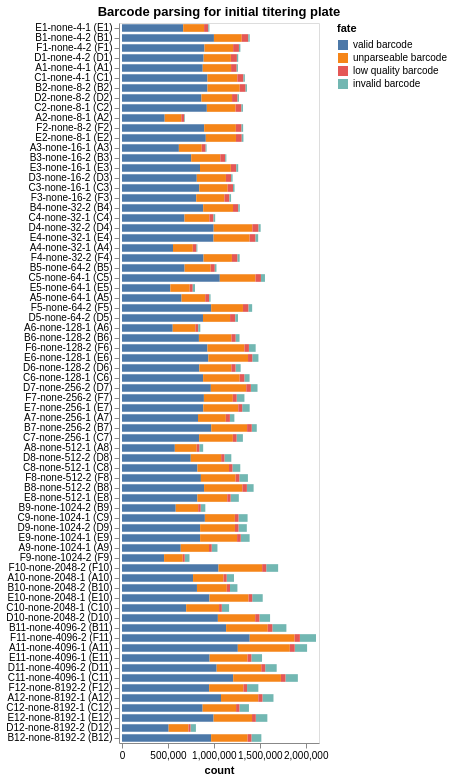

The cell this chart's notebook holds for it:
### Markdown cell above
## Statistics on barcode-parsing for each sample
Make interactive chart of the "fates" of the sequencing reads parsed for each sample on the plate.

If most sequencing reads are not "valid barcodes", this could potentially indicate some problem in the sequencing or barcode set you are parsing.

Potential fates are:
 - *valid barcode*: barcode that matches a known virus or neutralization standard, we hope most reads are this.
 - *invalid barcode*: a barcode with proper flanking sequences, but does not match a known virus or neutralization standard. If you  have a lot of reads of this type, it is probably a good idea to look at the invalid barcode CSVs (in the `./results/barcode_invalid/` subdirectory created by the pipeline) to see what these invalid barcodes are.
 - *unparseable barcode*: could not parse a barcode from this read as there was not a sequence of the correct length with the appropriate flanking sequence.
 - *low quality barcode*: low-quality or `N` nucleotides in barcode, could indicate problem with sequencing.
 - *failed chastity filter*: reads that failed the Illumina chastity filter, if these are reported in the FASTQ (they may not be).

Also, if the number of reads per sample is very uneven, that could indicate that you did not do a good job of balancing the different samples in the Illumina sequencing.

### Code cell
fates = (
    pd.concat([
        pd.read_csv(f).assign(well=os.path.basename(f).replace('_fates.csv', '')) 
        for f, s in zip(fate_csvs, samples)
    ])
    .merge(samples_df, validate="many_to_one", on="well")
    .assign(
        fate_counts=lambda x: x.groupby("fate")["count"].transform("sum"),
        sample_well=lambda x: x["sample"] + " (" + x["well"] + ")",
    )
    .query("fate_counts > 0")[  # only keep fates with at least one count
        ["fate", "count", "well", "sample_well", "dilution_factor"]
    ]
)

assert len(fates) == len(fates.drop_duplicates())


sample_wells = list(
    fates.sort_values(["dilution_factor"])["sample_well"]
)



fates_chart = (
    alt.Chart(fates)
    .encode(
        alt.X("count", scale=alt.Scale(nice=False, padding=3)),
        alt.Y(
            "sample_well",
            title=None,
            sort=sample_wells,
        ),
        alt.Color("fate", sort=sorted(fates["fate"].unique(), reverse=True)),
        alt.Order("fate", sort="descending"),
        tooltip=fates.columns.tolist(),
    )
    .mark_bar(height={"band": 0.85})
    .properties(
        height=alt.Step(10),
        width=200,
        title=f"Barcode parsing for initial titering plate",
    )
    .configure_axis(grid=False)
)

fates_chart

### Figure 1 — Vega-Lite specification as saved in the notebook (floating-point values rounded to 4 significant figures; data arrays with more than 128 entries replaced by an {"elided": "..."} marker saying what was removed)
{"config": {"view": {"continuousWidth": 300, "continuousHeight": 300}, "axis": {"grid": false}}, "data": {"name": "data-454d4f2a816a8bf39bb4135ac3687c84"}, "mark": {"type": "bar", "height": {"band": 0.85}}, "encoding": {"color": {"field": "fate", "sort": ["valid barcode", "unparseable barcode", "low quality barcode", "invalid barcode"], "type": "nominal"}, "order": {"field": "fate", "sort": "descending", "type": "nominal"}, "tooltip": [{"field": "fate", "type": "nominal"}, {"field": "count", "type": "quantitative"}, {"field": "well", "type": "nominal"}, {"field": "sample_well", "type": "nominal"}, {"field": "dilution_factor", "type": "quantitative"}], "x": {"field": "count", "scale": {"nice": false, "padding": 3}, "type": "quantitative"}, "y": {"field": "sample_well", "sort": {"elided": "288 str values"}, "title": null, "type": "nominal"}}, "height": {"step": 10}, "title": "Barcode parsing for initial titering plate", "width": 200, "$schema": "https://vega.github.io/schema/vega-lite/v5.16.3.json", "datasets": {"data-454d4f2a816a8bf39bb4135ac3687c84": {"elided": "288 records"}}}
